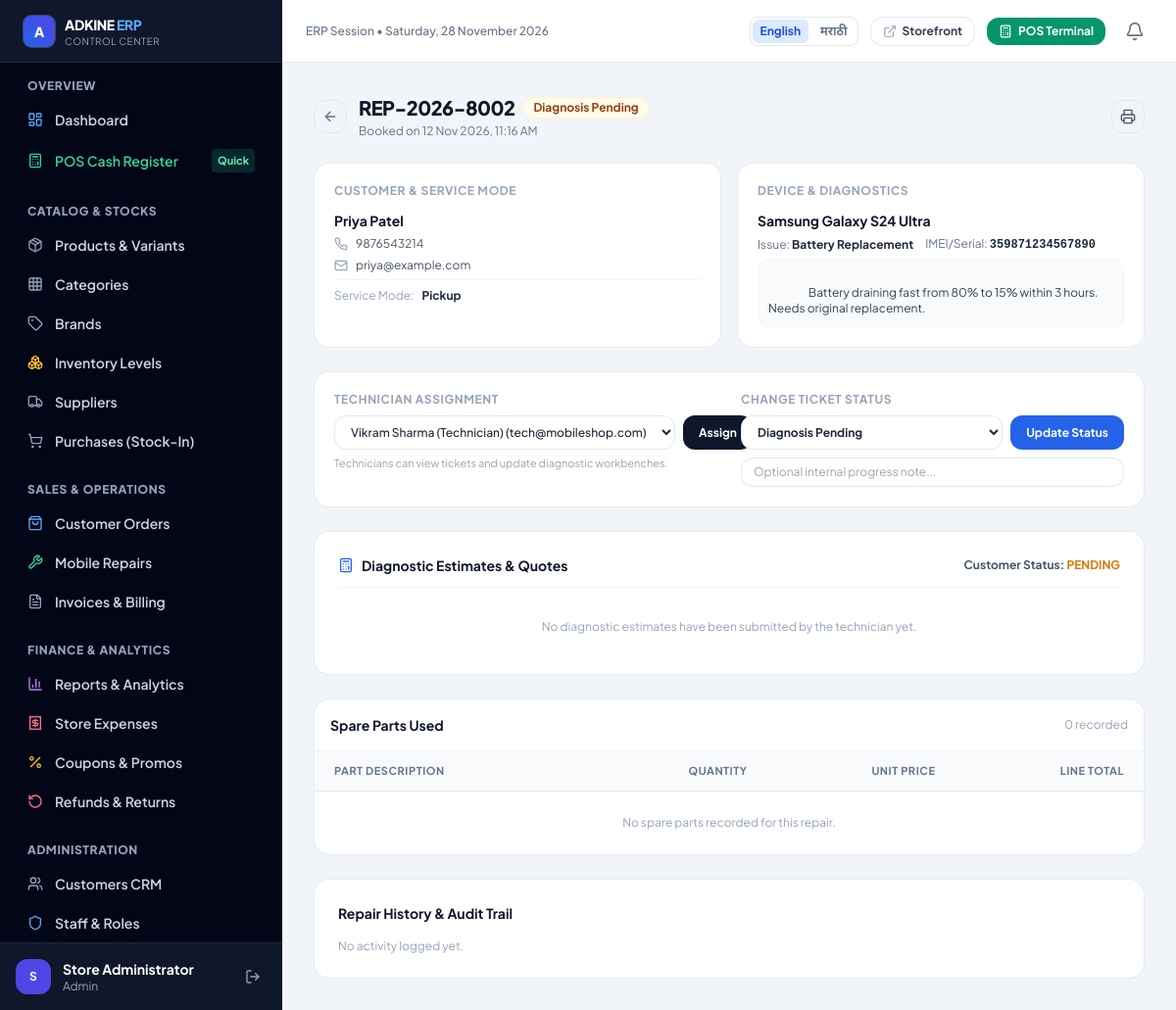
/admin/repair-detail.php?id=2 (signed in), run on the app's committed database.
### tables this page shows
CREATE TABLE `repairs` (
  `id` int(10) UNSIGNED NOT NULL,
  `repair_ticket_number` varchar(50) NOT NULL,
  `user_id` int(10) UNSIGNED DEFAULT NULL,
  `customer_name` varchar(150) NOT NULL,
  `customer_phone` varchar(20) NOT NULL,
  `customer_email` varchar(191) NOT NULL,
  `device_brand` varchar(100) NOT NULL,
  `device_model` varchar(100) NOT NULL,
  `device_imei_serial` varchar(100) DEFAULT NULL,
  `device_password_pin` varchar(50) DEFAULT NULL,
  `issue_type` enum('screen_damage','battery_replacement','charging_port','water_damage','camera_issue','speaker_mic','motherboard_repair','software_os','other') NOT NULL,
  `issue_description` text NOT NULL,
  `condition_notes` varchar(255) DEFAULT NULL,
  `device_images` longtext DEFAULT NULL CHECK (json_valid(`device_images`)),
  `service_mode` enum('pickup','shop_visit') NOT NULL DEFAULT 'shop_visit',
  `pickup_address` text DEFAULT NULL,
  `assigned_technician_id` int(10) UNSIGNED DEFAULT NULL,
  `estimated_cost` decimal(12,2) NOT NULL DEFAULT 0.00,
  `advance_paid` decimal(12,2) NOT NULL DEFAULT 0.00,
  `final_cost` decimal(12,2) NOT NULL DEFAULT 0.00,
  `discount_amount` decimal(12,2) NOT NULL DEFAULT 0.00,
  `balance_due` decimal(12,2) NOT NULL DEFAULT 0.00,
  `status` enum('received','diagnosis_pending','estimate_sent','estimate_approved','in_repair','waiting_parts','qa_testing','ready_for_delivery','completed','cancelled') NOT NULL DEFAULT 'received',
  `customer_approval_status` enum('pending','approved','rejected') NOT NULL DEFAULT 'pending',
  `customer_approval_at` timestamp NULL DEFAULT NULL,
  `priority` enum('normal','urgent') NOT NULL DEFAULT 'normal',
  `razorpay_order_id` varchar(100) DEFAULT NULL,
  `created_at` timestamp NULL DEFAULT current_timestamp(),
  `updated_at` timestamp NULL DEFAULT current_timestamp() ON UPDATE current_timestamp()
);

CREATE TABLE `users` (
  `id` int(10) UNSIGNED NOT NULL,
  `role_id` int(10) UNSIGNED NOT NULL,
  `full_name` varchar(150) NOT NULL,
  `email` varchar(191) NOT NULL,
  `phone` varchar(20) DEFAULT NULL,
  `password_hash` varchar(255) NOT NULL,
  `status` enum('active','pending_otp','suspended') DEFAULT 'active',
  `email_verified_at` timestamp NULL DEFAULT NULL,
  `avatar` varchar(255) DEFAULT NULL,
  `created_at` timestamp NULL DEFAULT current_timestamp(),
  `updated_at` timestamp NULL DEFAULT current_timestamp() ON UPDATE current_timestamp()
);

### includes/db.php (called while the page is built, shortened)
<?php
function db(): mysqli
{
    static $conn = null;
    if ($conn === null) {
        $conn = new mysqli(DB_HOST, DB_USER, DB_PASS, DB_NAME, DB_PORT);
        $conn->set_charset(DB_CHARSET);
    }
    return $conn;
}
function _db_execute(string $sql, array $params): mysqli_stmt
{
    $stmt = db()->prepare($sql);
    if (!empty($params)) {
        $stmt->execute(array_values($params));
    } else {
        $stmt->execute();
    }
    return $stmt;
}
function db_fetch_all(string $sql, array $params = []): array
{
    $stmt   = _db_execute($sql, $params);
    $result = $stmt->get_result();
    $rows   = $result->fetch_all(MYSQLI_ASSOC);
    return $rows;
}
function db_fetch_one(string $sql, array $params = []): ?array
{
    $stmt   = _db_execute($sql, $params);
    $result = $stmt->get_result();
    $row    = $result->fetch_assoc();
    return $row ?: null;
}

### admin/repair-detail.php (the view, shortened to what this page needs)
<?php
require_once __DIR__ . '/../includes/admin-header.php';
$id = (int)($_GET['id'] ?? 0);
$repair = db_fetch_one(
    "SELECT r.*, u.full_name AS technician_name, u.email AS technician_email
       FROM repairs r
  LEFT JOIN users u ON u.id = r.assigned_technician_id
      WHERE r.id = ?",
    [$id]
);
$tech_users = db_fetch_all(
    "SELECT u.id, u.full_name AS name, u.email
       FROM users u
       JOIN roles ro ON ro.id = u.role_id
      WHERE ro.slug IN ('technician', 'admin')
   ORDER BY u.full_name ASC"
);
$estimates = db_fetch_all("SELECT * FROM repair_estimates WHERE repair_id = ? ORDER BY id DESC", [$id]);
$parts = db_fetch_all("SELECT * FROM repair_parts WHERE repair_id = ? ORDER BY id ASC", [$id]);
$history = db_fetch_all(
    "SELECT rh.*, u.full_name AS author_name
       FROM repair_history rh
  LEFT JOIN users u ON u.id = rh.updated_by
      WHERE rh.repair_id = ?
   ORDER BY rh.created_at DESC",
    [$id]
);
?>
<div class="space-y-6 max-w-5xl mx-auto">
    <div class="flex flex-col sm:flex-row sm:items-center sm:justify-between gap-4">
        <div class="flex items-center gap-3">
            <a href="<?= url('/admin/repairs.php') ?>" class="p-2 rounded-xl border border-slate-200 text-slate-500 hover:bg-slate-100 transition">
                <i data-lucide="arrow-left" class="w-4 h-4"></i>
            </a>
            <div>
                <div class="flex items-center gap-2">
                    <h1 class="text-xl font-black text-slate-900 tracking-tight"><?= e($repair['repair_ticket_number']) ?></h1>
                    <?php
                    $badge_class = match ($repair['status']) {
                        'ready_for_delivery', 'completed' => 'bg-emerald-50 text-emerald-700 border-emerald-100',
                        'cancelled'                       => 'bg-rose-50 text-rose-700 border-rose-100',
                        'in_repair', 'qa_testing'         => 'bg-blue-50 text-blue-700 border-blue-100',
                        'waiting_parts'                   => 'bg-purple-50 text-purple-700 border-purple-100',
                        default                           => 'bg-amber-50 text-amber-800 border-amber-100',
                    };
                    ?>
                    <span class="inline-flex items-center gap-1 px-2.5 py-0.5 rounded-full text-xs font-bold border <?= $badge_class ?>">
                        <?= ucwords(str_replace('_', ' ', $repair['status'])) ?>
                    </span>
                </div>
                <p class="text-xs text-slate-500 mt-0.5">Booked on <?= date('d M Y, h:i A', strtotime($repair['created_at'])) ?></p>
            </div>
        </div>
        <div class="flex items-center gap-2">
            <button onclick="window.print()" class="p-2 rounded-xl border border-slate-200 hover:bg-slate-50 text-slate-600 transition" title="Print Ticket">
                <i data-lucide="printer" class="w-4 h-4"></i>
            </button>
        </div>
    </div>
    <div class="grid grid-cols-1 md:grid-cols-2 gap-4">
        <div class="p-5 rounded-2xl bg-white border border-slate-200/80 shadow-xs space-y-3">
            <h3 class="text-xs font-bold uppercase tracking-wider text-slate-400">Customer &amp; Service Mode</h3>
            <div class="space-y-1.5 text-xs">
                <p class="font-bold text-slate-900 text-sm"><?= e($repair['customer_name']) ?></p>
                <p class="text-slate-600 flex items-center gap-2">
                    <i data-lucide="phone" class="w-3.5 h-3.5 text-slate-400"></i>
                    <?= e($repair['customer_phone']) ?>
                </p>
                <p class="text-slate-600 flex items-center gap-2">
                    <i data-lucide="mail" class="w-3.5 h-3.5 text-slate-400"></i>
                    <?= e($repair['customer_email']) ?>
                </p>
                <div class="pt-2 border-t border-slate-100 flex items-center gap-2">
                    <span class="text-slate-400">Service Mode:</span>
                    <span class="font-bold text-slate-800 capitalize"><?= str_replace('_', ' ', $repair['service_mode']) ?></span>
                </div>
            </div>
        </div>
        <div class="p-5 rounded-2xl bg-white border border-slate-200/80 shadow-xs space-y-3">
            <h3 class="text-xs font-bold uppercase tracking-wider text-slate-400">Device &amp; Diagnostics</h3>
            <div class="space-y-1.5 text-xs">
                <p class="font-bold text-slate-900 text-sm"><?= e($repair['device_brand']) ?> <?= e($repair['device_model']) ?></p>
                <div class="flex items-center gap-3 text-slate-500">
                    <span>Issue: <strong class="text-slate-800 capitalize"><?= str_replace('_', ' ', $repair['issue_type']) ?></strong></span>
                    <?php if (!empty($repair['device_imei_serial'])): ?>
                        <span>IMEI/Serial: <strong class="text-slate-800 font-mono"><?= e($repair['device_imei_serial']) ?></strong></span>
                    <?php endif; ?>
                </div>
                <div class="p-2.5 rounded-xl bg-slate-50 border border-slate-100 text-slate-700 whitespace-pre-wrap">
                    <?= e($repair['issue_description']) ?>
                </div>
            </div>
        </div>
    </div>
    <div class="p-5 rounded-2xl bg-white border border-slate-200/80 shadow-xs grid grid-cols-1 md:grid-cols-2 gap-6">
        <div>
            <h3 class="text-xs font-bold uppercase tracking-wider text-slate-400 mb-2">Technician Assignment</h3>
            <form method="POST" action="<?= url('/admin/repair-detail.php?id=' . $id) ?>" class="flex gap-2">
                <select name="technician_id" class="flex-1 px-3 py-2 text-xs rounded-xl border border-slate-200 bg-white font-medium">
                    <?php foreach ($tech_users as $tu): ?>
                        <option value="<?= (int)$tu['id'] ?>" <?= (int)$repair['assigned_technician_id'] === (int)$tu['id'] ? 'selected' : '' ?>>
                            <?= e($tu['name']) ?> (<?= e($tu['email']) ?>)
                        </option>
                    <?php endforeach; ?>
                </select>
                <button type="submit" class="px-4 py-2 rounded-xl bg-slate-900 hover:bg-slate-800 text-white font-bold text-xs transition">
                    Assign
                </button>
            </form>
            <p class="text-[11px] text-slate-400 mt-1.5">Technicians can view tickets and update diagnostic workbenches.</p>
        </div>
        <div>
            <h3 class="text-xs font-bold uppercase tracking-wider text-slate-400 mb-2">Change Ticket Status</h3>
            <form method="POST" action="<?= url('/admin/repair-detail.php?id=' . $id) ?>" class="space-y-2">
                <div class="flex gap-2">
                    <select name="status" class="flex-1 px-3 py-2 text-xs rounded-xl border border-slate-200 bg-white font-bold">
                        <?php
                        $all_statuses = [
                            'received'           => 'Received',
                            'diagnosis_pending'  => 'Diagnosis Pending',
                            'estimate_sent'      => 'Estimate Sent',
                            'estimate_approved'  => 'Estimate Approved',
                            'in_repair'          => 'In Repair',
                            'waiting_parts'      => 'Waiting for Parts',
                            'qa_testing'         => 'QA & Testing',
                            'ready_for_delivery' => 'Ready for Pickup / Delivery',
                            'completed'          => 'Completed',
                            'cancelled'          => 'Cancelled'
                        ];
                        foreach ($all_statuses as $k => $v):
                        ?>
                            <option value="<?= $k ?>" <?= $repair['status'] === $k ? 'selected' : '' ?>><?= $v ?></option>
                        <?php endforeach; ?>
                    </select>
                    <button type="submit" class="px-4 py-2 rounded-xl bg-blue-600 hover:bg-blue-700 text-white font-bold text-xs transition">
                        Update Status
                    </button>
                </div>
                <input type="text" name="notes" placeholder="Optional internal progress note..."
                       class="w-full px-3 py-1.5 text-xs rounded-xl border border-slate-200">
            </form>
        </div>
    </div>
    <div class="p-6 rounded-2xl bg-white border border-slate-200/80 shadow-xs space-y-4">
        <div class="flex items-center justify-between border-b border-slate-100 pb-3">
            <h3 class="text-sm font-bold text-slate-900 flex items-center gap-2">
                <i data-lucide="calculator" class="w-4 h-4 text-blue-600"></i>
                Diagnostic Estimates &amp; Quotes
            </h3>
            <span class="text-xs font-bold text-slate-600">
                Customer Status: <span class="uppercase text-<?= $repair['customer_approval_status'] === 'approved' ? 'emerald' : 'amber' ?>-600"><?= e($repair['customer_approval_status']) ?></span>
            </span>
        </div>
        <?php if (empty($estimates)): ?>
            <p class="text-xs text-slate-400 py-4 text-center">No diagnostic estimates have been submitted by the technician yet.</p>
        <?php endif; ?>
    </div>
    <div class="rounded-2xl bg-white border border-slate-200/80 shadow-xs overflow-hidden">
        <div class="p-4 border-b border-slate-100 flex items-center justify-between">
            <h3 class="font-bold text-slate-900 text-sm">Spare Parts Used</h3>
            <span class="text-xs text-slate-400"><?= count($parts) ?> recorded</span>
        </div>
        <div class="overflow-x-auto">
            <table class="w-full text-left text-xs">
                <thead class="bg-slate-50 border-b border-slate-200 text-[11px] font-bold uppercase tracking-wider text-slate-500">
                    <tr>
                        <th class="px-5 py-3">Part Description</th>
                        <th class="px-5 py-3 text-right">Quantity</th>
                        <th class="px-5 py-3 text-right">Unit Price</th>
                        <th class="px-5 py-3 text-right">Line Total</th>
                    </tr>
                </thead>
                <tbody class="divide-y divide-slate-100 text-slate-700">
                    <?php if (empty($parts)): ?>
                        <tr><td colspan="4" class="px-5 py-6 text-center text-slate-400">No spare parts recorded for this repair.</td></tr>
                    <?php endif; ?>
                </tbody>
            </table>
        </div>
    </div>
    <div class="p-6 rounded-2xl bg-white border border-slate-200/80 shadow-xs space-y-4">
        <h3 class="text-sm font-bold text-slate-900">Repair History &amp; Audit Trail</h3>
        <?php if (empty($history)): ?>
            <p class="text-xs text-slate-400">No activity logged yet.</p>
        <?php endif; ?>
    </div>
</div>
<?php require_once __DIR__ . '/../includes/admin-footer.php'; ?>

### includes/admin-header.php (style rules this page uses)
body { font-family: 'Plus Jakarta Sans', 'Noto Sans Devanagari', sans-serif; -webkit-tap-highlight-color: transparent; }
html, body { overflow-x: hidden; }
html { scrollbar-color: #94a3b8 #e2e8f0; scrollbar-width: thin; }

### data on the page
repairs: repair_ticket_number "REP-2026-8002", status "Diagnosis Pending", created_at "12 Nov 2026, 11:16 AM", customer_name "Priya Patel", customer_phone "9876543214", customer_email "priya@example.com", service_mode "Pickup", device_brand "Samsung", device_model "Galaxy S24 Ultra", issue_type "Battery Replacement", device_imei_serial "359871234567890", issue_description "Battery draining fast from 80% to 15% within 3 hours. Needs original replacement.", technician_id "Vikram Sharma (Technician) (tech@mobileshop.com)", customer_approval_status "PENDING"

### other printed values
substr(auth()['full_name'] ?? 'A', 0, 1) "S"
auth()['full_name'] "Store Administrator"
auth()['role_slug'] "Admin"
$label "English"
$label "मराठी"
count($parts) "0"
